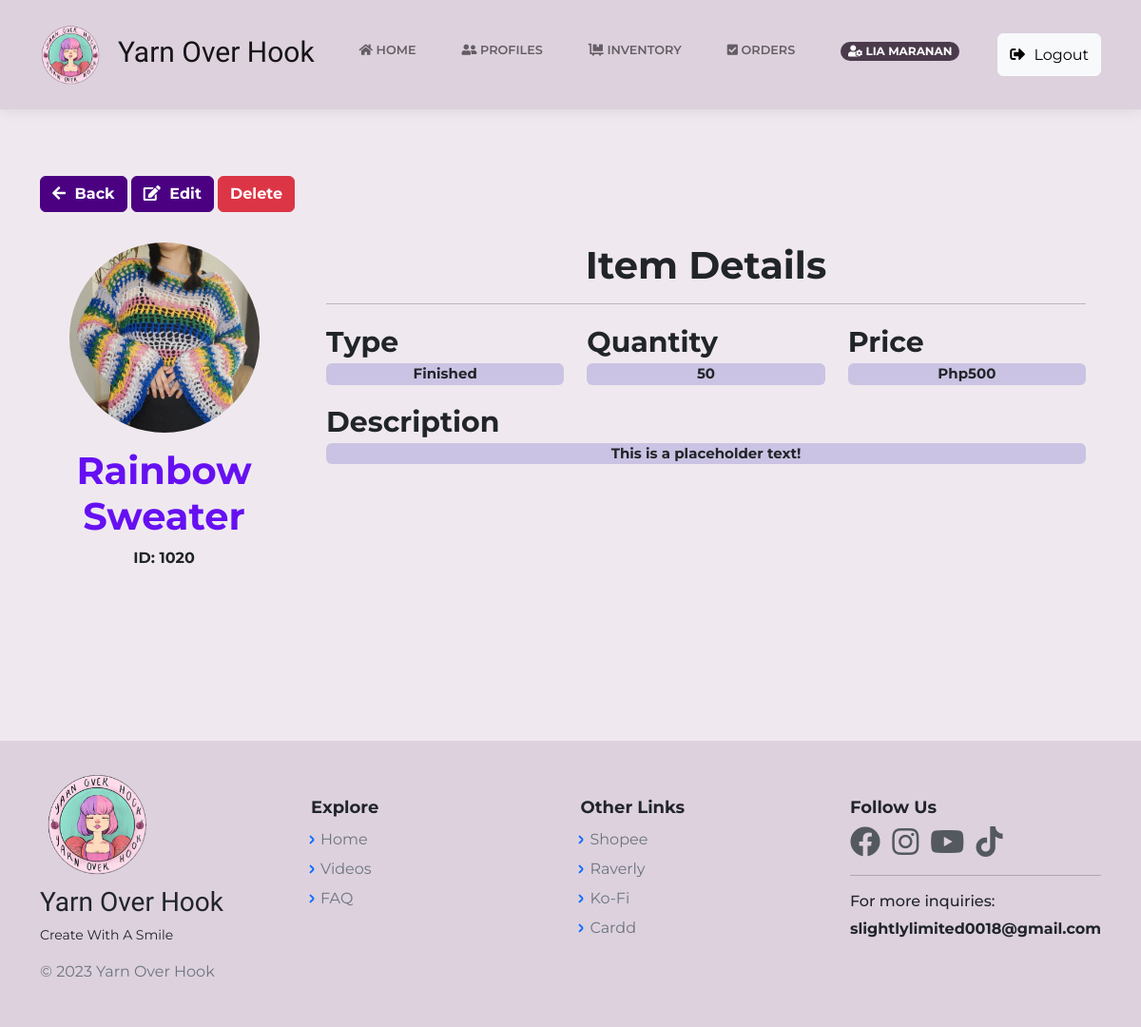
The app's page /InventoryItem.php?id=1020 (signed in), older data.
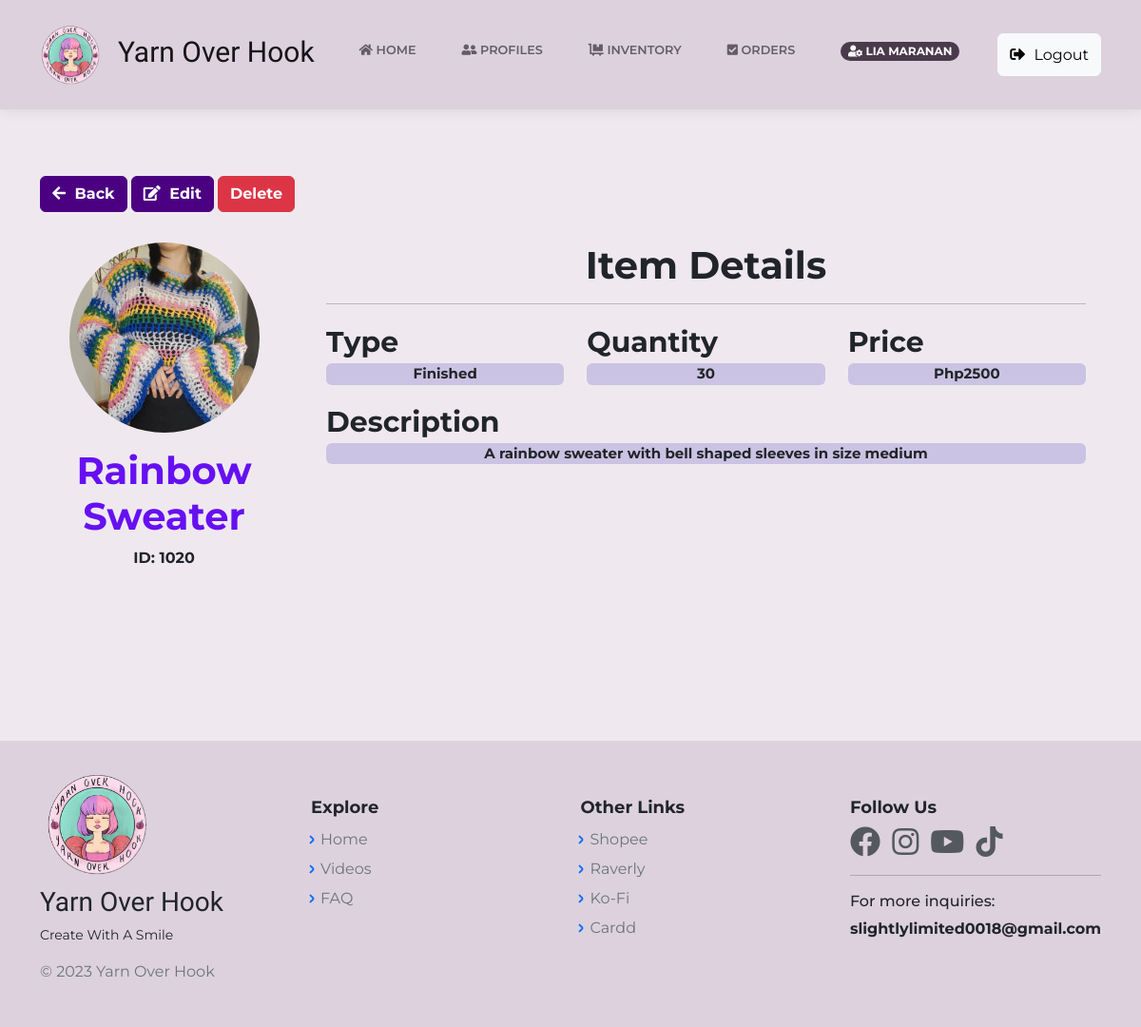
The same page, newer data.
### tables this page shows
CREATE TABLE `inventory_db` (
  `id` bigint(20) NOT NULL,
  `ItemID` bigint(20) NOT NULL,
  `ItemName` varchar(100) NOT NULL,
  `ItemImg` varchar(255) NOT NULL,
  `ItemDesc` text NOT NULL,
  `ItemType` varchar(255) NOT NULL,
  `TypeID` int(11) NOT NULL,
  `ItemPrice` int(12) NOT NULL,
  `ItemQty` int(12) NOT NULL,
  `created_at` timestamp NOT NULL DEFAULT current_timestamp() ON UPDATE current_timestamp()
);

### InventoryItem.php (the view, shortened to what this page needs)
<?php
    include("includes/dbh.inc.php");
    require 'layouts/Header.php';
    if(isset($_GET['id'])) {
		$id = mysqli_real_escape_string($con, $_GET['id']);
		$item = "SELECT * FROM inventory_db WHERE ItemID = $id";
		$result = mysqli_query($con, $item);
		$inv = mysqli_fetch_assoc($result);
	}
?>
<body class="d-flex flex-column min-vh-100">
<?php require 'layouts/nav.php';?>
<?php if($inv): ?>
        <main class="page blog-post">
        <section class="clean-block clean-post dark" style="background-color:#efe9ef; border:none; ">
            <div class="container">
            <form class="mb-3" action="InventoryItem.php" method="POST">
            <button class="btn btn-primary pull-right" type="button" style="font-weight:bold;border-color: indigo;background: indigo;"><a href="Inventory.php" style="text-decoration:none;color:white;"><i class="fa fa-arrow-left"></i> Back </a></button>
			    <a class="btn btn-dark" href="EditInventoryItem.php?id=<?php echo $inv['ItemID'] ?>" type="submit" name="edit" role="button" style="font-weight:bold;border-color:indigo;background-color:indigo;"><i class="fas fa-edit"></i> Edit</a>
			    <input class="btn btn-danger" type="submit" name="delete" role="button" value="Delete" style="font-weight:bold;">
		    </form>
        <div class="row gutters">
        <div class="col-xl-3 col-lg-3 col-md-12 col-sm-12 col-12">
        <div class="card h-100">
            <div class="card-body" style="background:#efe9ef;">
                <div class="account-settings">
                    <div class="user-profile">
                        <div class="user-avatar" >
                            <img src="<?php echo $inv['ItemImg']; ?>" style="height:200px; width:200px;">
                        </div>
                        <h5 class="user-name" style="font-weight: bold; font-size:40px; color: var(--bs-indigo);"><?php echo $inv['ItemName']; ?></h5>
                        <p style="font-weight: bold; ">ID: <?php echo $inv['ItemID']; ?></p>
                    </div>
                </div>
            </div>
        </div>
        </div>
        <div class="col-xl-9 col-lg-9 col-md-12 col-sm-12 col-12">
        <div class="card h-100">
            <div class="card-body" style="background:#efe9ef;">
                <div class="row gutters">
                    <div class="col-xl-12 col-lg-12 col-md-12 col-sm-12 col-12">
                        <h6 style="font-weight: bold; font-size:40px; text-align:center; " >Item Details</h6>
                        <hr>
                    </div>
                    <div class="col-md-4 col-12">
                        <div class="form-group">
                            <label style="font-weight:bold; font-size:30px; ">Type</label>
                            <p class="rounded" style="font-size:15px;background:#cbc3e3; font-weight:bold; text-align:center;"><?php echo $inv['ItemType']; ?></p>
                        </div>
                    </div>
                    <div class="col-md-4 col-12">
                        <div class="form-group">
                            <label style="font-weight:bold;font-size:30px; ">Quantity</label>
                            <p class="rounded" style="font-size:15px;background:#cbc3e3; font-weight:bold; text-align:center;"><?php echo $inv['ItemQty']; ?></p>
                        </div>
                    </div>
                    <div class="col-md-4 col-12">
                        <div class="form-group">
                            <label style="font-weight:bold;font-size:30px; " >Price</label>
                            <p class="rounded" style="font-size:15px;background:#cbc3e3; font-weight:bold; text-align:center;">Php<?php echo $inv['ItemPrice']; ?></p>
                        </div>
                    </div>
                    <div class="col-md-12 col-12">
                        <div class="form-group">
                            <label style="font-weight:bold;font-size:30px; ">Description</label>
                            <p class="rounded" style="font-size:15px;background:#cbc3e3; font-weight:bold; text-align:center;"><?php echo nl2br($inv['ItemDesc']) ?></p>
                        </div>
                    </div>
                </div>
            </div>
        </div>
        </div>
        </div>
        </div>
        <?php else: ?>
            <div class="container my-5">
                <h2> Oops.. Page not found. Please try again. </h2>
            </div>
        <?php endif ?>
    </section>
</main>
<?php require 'layouts/Footer.php';?>

### layouts/Header.php (shortened to what this page needs)
<!DOCTYPE html>
    <html lang="en">
    <head>
        <link rel="stylesheet" href="assets/bootstrap/css/bootstrap.min.css">
        <link rel="stylesheet" href="https://use.fontawesome.com/releases/v5.14.0/css/all.css">
        <link rel="stylesheet" href="https://cdnjs.cloudflare.com/ajax/libs/OwlCarousel2/2.3.4/assets/owl.carousel.min.css" />
        <link rel="stylesheet" href="https://cdnjs.cloudflare.com/ajax/libs/OwlCarousel2/2.3.4/assets/owl.theme.default.min.css" />
        <link rel="stylesheet" href="https://cdn.jsdelivr.net/npm/pace-js@latest/pace-theme-default.min.css">
        <link href="https://cdnjs.cloudflare.com/ajax/libs/sweetalert/1.1.3/sweetalert.css" rel="stylesheet" />
        <link rel="stylesheet" href="assets/css/main.css">
        <link rel="stylesheet" href="assets/css/minimal.css">
        <link rel="stylesheet" href="assets/css/animate.min.css">
        <link rel="stylesheet" href="assets/fonts/simple-line-icons.min.css">
        <link rel="stylesheet" href="assets/css/Animated-Pretty-Product-List-v12-Animated-Pretty-Product-List.css">
        <link rel="stylesheet" href="assets/css/ProdListDesign.css">
        <link rel="stylesheet" href="assets/css/Login-with-overlay-image.css">
        <link rel="stylesheet" href="assets/css/LoginOverlay.css">
        <link rel="stylesheet" href="assets/css/modal.css">
        <link rel="stylesheet" href="assets/css/Profile-Card.css">
        <link rel="stylesheet" href="assets/css/Profile-Edit-Form-styles.css">
        <link rel="stylesheet" href="assets/css/Profile-Edit-Form.css">
        <link rel="stylesheet" href="assets/css/ProfileEdit1.css">
        <link rel="stylesheet" href="assets/css/ProfileEdit2.css">
        <link rel="stylesheet" href="assets/css/ProfileEdit3.css">
        <link rel="stylesheet" href="assets/css/SearchCSS.css">
        <link rel="stylesheet" href="assets/css/Search-Input-responsive.css">
        <link rel="stylesheet" href="assets/css/styleA.css">
        <link rel="stylesheet" href="assets/css/vanilla-zoom.min.css">
        <link rel="stylesheet" href="assets/css/ProfileDesignAdmin.css">
    </head>

### layouts/Nav.php (shortened to what this page needs)
<header>
    <nav class="navbar navbar-light navbar-expand-lg fixed-top clean-navbar">
        <div class="container">
        <a class="navbar-brand logo mx-auto" href="HomePage.php" style="padding-left: 55px;padding-right: 0px;margin-right: 44px;font-size: 30px;font-family: Alata, sans-serif;">
        <img width="70" style="padding-left: 0px;margin-left: -58px;padding-bottom: 0px;" src="assets/img/LOGOEXAMPLE.png" title="Yarn Over Hook" alt="Yarn Over Hook">&nbsp; Yarn Over Hook</a>
            <div class="collapse navbar-collapse my-2" id="navcol-1">
            <?php
                if (isset($_SESSION['login_id']) && $_SESSION['user_rank'] == 'user'){
                    echo '<ul class="navbar-nav ms-auto">
                    <li class="nav-item"><a class="nav-link" href="HomePage.php"><i class="fas fa-home"></i> Home</a></li>
                    <li class="nav-item"><a class="nav-link" href="ProfileAccntView.php"><i class="fas fa-user-friends"></i> Profiles</a></li>
                    <li class="nav-item"><a class="nav-link" href="OrderPageCust.php"><i class="fas fa-check-square"></i> Orders</a></li>
                    <li class="nav-item"><a class="nav-link" href="UserProfile.php"><h6><span class="badge rounded-pill text-white" style="background-color: #4a3a4b;"><i class="fas fa-user-circle"></i> '.$_SESSION['cust_name'].'</span></h6></a></li>
                    <button class="btn btn-light my-3 my-sm-0" id="logout" name="logout" type="submit"> <i class="fas fa-sign-out-alt"></i> Logout</button>
                    </ul>';
                    ?>
                    <script src="https://ajax.googleapis.com/ajax/libs/jquery/1.12.4/jquery.min.js"></script>
                    <script src="https://maxcdn.bootstrapcdn.com/bootstrap/3.3.7/js/bootstrap.min.js"></script>
                    <script src="assets/js/sessiontimeout.js"></script>
                    <?php
                } else if (isset($_SESSION['login_id']) && $_SESSION['user_rank'] == 'admin') {
                    echo '<ul class="navbar-nav ms-auto">
                    <li class="nav-item"><a class="nav-link" href="HomePage.php"><i class="fas fa-home"></i> Home</a></li>
                    <li class="nav-item"><a class="nav-link" href="CustomerProfileListAdmin.php"><i class="fas fa-user-friends"></i> Profiles</a></li>
                    <li class="nav-item"><a class="nav-link" href="Inventory.php"><i class="fas fa-dolly-flatbed"></i> Inventory</a></li>
                    <li class="nav-item"><a class="nav-link" href="OrdersAdminView.php"><i class="fas fa-check-square"></i> Orders</a></li>
                    <li class="nav-item"><a class="nav-link" href="UserProfileAdmin.php"><h6><span class="badge rounded-pill text-white" style="background-color: #4a3a4b;"><i class="fas fa-user-cog"></i> '.$_SESSION['cust_name'].'</span></h6></a></li>
                    <button class="btn btn-light my-3 my-sm-0" id="logout" name="logout" type="submit"> <i class="fas fa-sign-out-alt"></i> Logout</button>
                    </ul>';
                    ?>
            <?php
                }
            ?>
            </div>
        </div>
    </nav>
</header>

### layouts/Footer.php (shortened to what this page needs)
  <footer class="mt-auto page-footer">
    <div class="container">
   	  <div class="row">
        <div class="col-12 col-md-3">
        	<a href="#"><img class="mb-2" src="assets/img/LOGOEXAMPLE.png" width="120" alt="Yarn Over Hook" title="Yarn Over Hook"></a>
          <h3 style="font-family: Alata, sans-serif;">Yarn Over Hook</h3>
          <small class="d-block mb-3">Create With A Smile</small>
          <p class="d-block mb-3 text-muted">&copy; <?php echo date("Y"); ?> Yarn Over Hook</p>
        </div>
        <div class="col-6 col-md">
          <h5>Explore</h5>
          <ul class="list-unstyled text-small">
            <li class="mb-1"><a class="link-secondary text-decoration-none" href="HomePage.php">Home</a></li>
            <li class="mb-1"><a class="link-secondary text-decoration-none" href="Videos.php">Videos</a></li>
            <li class="mb-1"><a class="link-secondary text-decoration-none" href="FAQ.php">FAQ</a></li>
          </ul>
        </div>
        <div class="col-6 col-md">
          <h5>Other Links</h5>
          <ul class="list-unstyled text-small">
            <li class="mb-1"><a class="link-secondary text-decoration-none" target="_blank" href="https://shopee.ph/y.o.h.plus">Shopee</a></li>
            <li class="mb-1"><a class="link-secondary text-decoration-none" target="_blank" href="https://www.ravelry.com/people/yohplus">Raverly</a></li>
            <li class="mb-1"><a class="link-secondary text-decoration-none" target="_blank" href="https://ko-fi.com/yohplus/link/CHONKY10">Ko-Fi</a></li>
            <li class="mb-1"><a class="link-secondary text-decoration-none" target="_blank" href="https://yohplus.carrd.co">Cardd</a></li>
          </ul>
        </div>
        <div class="col-12 col-md">
        <h5>Follow Us</h5>
          <div class="ft-soc">
  				  <a href="https://www.facebook.com/y.o.h.plus" target="_blank"> <i class="fab fa-facebook fa-2x me-2"></i></a>
            <a href="https://www.instagram.com/y.o.h.plus" target="_blank"> <i class="fab fa-instagram fa-2x me-2"></i></a>
  				  <a href="https://www.youtube.com/channel/UCSxg8KwMRQxEk8v5vjpXKcg" target="_blank"> <i class="fab fa-youtube fa-2x me-2"></i></a>
            <a href="https://vt.tiktok.com/ZScNM2Lx" target="_blank"> <i class="fab fa-tiktok fa-2x me-2"></i></a>
          </div><hr>
        <h6>For more inquiries:</h6>
        <strong>slightlylimited0018@gmail.com</strong>
    </footer>
    </body>
</html>

### assets/css/main.css (style rules this page uses)
body { background-color: #efe9ef !important; padding-top: 85px; }
footer { background-color: #ddd1de !important; padding: 30px; }
nav { padding: 20px; }
.navbar { background-color: #ddd1de; }
.card { margin-bottom: 20px; }
.container { animation: transitionInContainer 0.50s; }

### assets/css/Profile-Edit-Form-styles.css (style rules this page uses)
hr { height: 2px; }

### assets/css/Profile-Edit-Form.css (style rules this page uses)
hr { height: 2px; }

### assets/css/ProfileEdit1.css (style rules this page uses)
hr { height: 2px; }

### assets/css/ProfileEdit2.css (style rules this page uses)
hr { height: 2px; }

### assets/css/ProfileDesignAdmin.css (style rules this page uses)
.account-settings .user-profile { margin: 0 0 1rem 0; padding-bottom: 1rem; text-align: center; }
.account-settings .user-profile .user-avatar { margin: 0 0 1rem 0; }
.account-settings .user-profile .user-avatar img { width: 90px; height: 90px; -moz-border-radius: 100px; border-radius: 100px; }
.account-settings .user-profile h5.user-name { margin: 0 0 0.5rem 0; }
.card { background: #ffffff; -moz-border-radius: 5px; border-radius: 5px; border: 0; margin-bottom: 1rem; }

Row changes from the older to the newer data that the page shows:
changed inventory_db "Rainbow Sweater": ItemQty "50" → "30"; ItemPrice "500" → "2500"; ItemDesc "This is a placeholder text!" → "A rainbow sweater with bell shaped sleeves in size medium"
